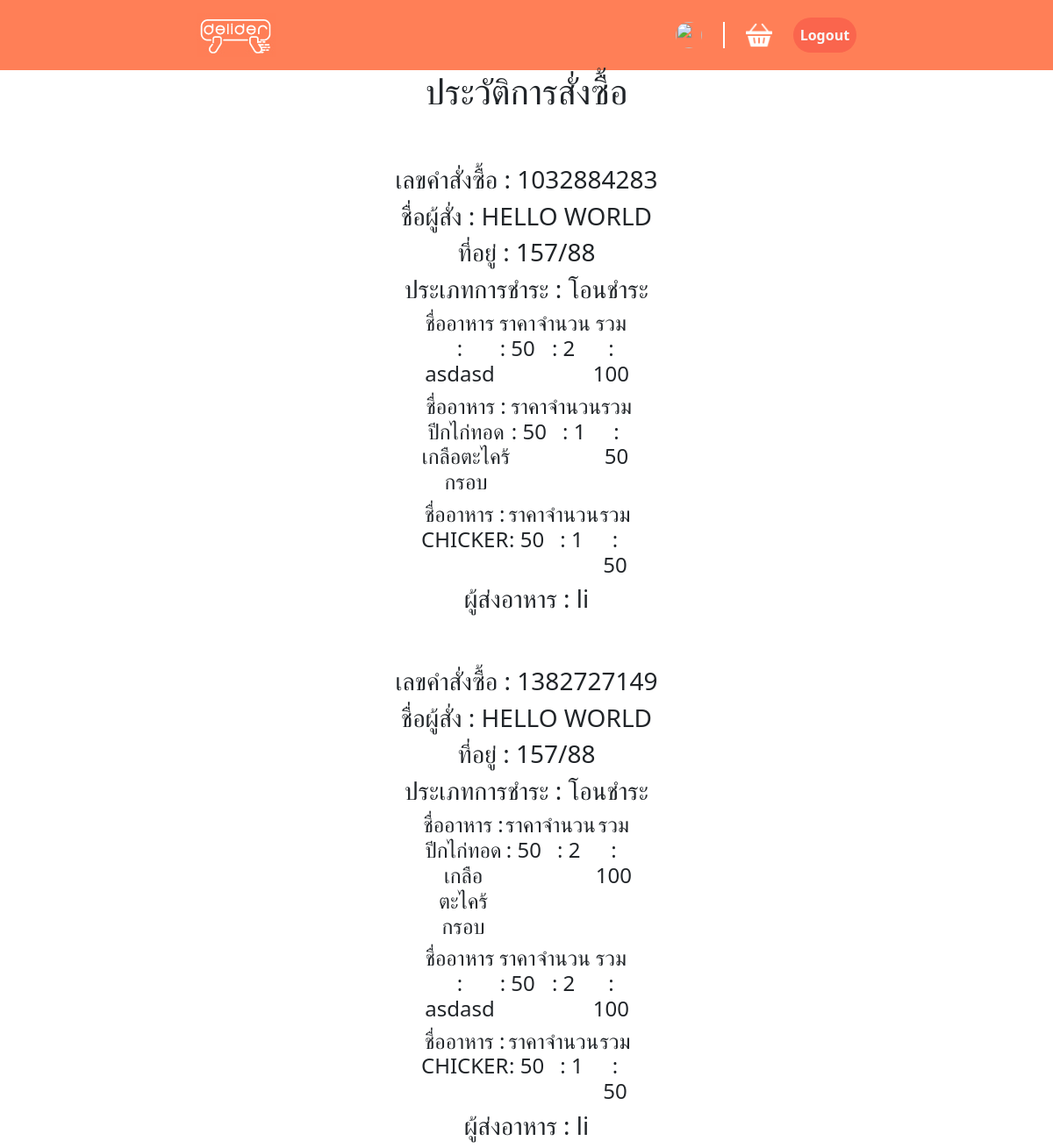
Page /history.php (signed in) on the committed database.
### tables this page shows
CREATE TABLE `orders` (
  `id` int(11) NOT NULL,
  `c_id` text NOT NULL,
  `rest_id` text NOT NULL,
  `d_id` text DEFAULT NULL,
  `foodname` text NOT NULL,
  `price` int(11) NOT NULL,
  `amount` int(11) NOT NULL,
  `date` text NOT NULL,
  `status` tinyint(1) NOT NULL DEFAULT 0,
  `payment_method` text NOT NULL,
  `payment_number` text NOT NULL
);

### db/connect.php (called while the page is built)
<?php
function db($qr) {
    $server = "localhost";
    $username = "root";
    $password = "";
    $database = "esan6";
    $conn = new mysqli($server,$username,$password,$database);
    return $conn->query($qr);
}
?>

### history.php (the view, shortened to what this page needs)
<!DOCTYPE html>
<html lang="en">
<head>
</head>
<body>
    <?php include('component/header.php'); ?>
    <center>
<h1>ประวัติการสั่งซื้อ</h1>
    </center>
    <center>
    <div>
<?php $his = db('SELECT orders.payment_number,orders.d_id,customer.fullname,customer.address,orders.payment_method FROM orders INNER JOIN
 customer ON orders.c_id=customer.id AND status=true AND c_id='.$_SESSION['id'].' GROUP BY orders.payment_number;');
 if ($his->num_rows > 0) {
    foreach ($his as $data) { ?>
<div style="margin-top:5%;">
        <h3>เลขคำสั่งซื้อ : <?php echo $data['payment_number'] ?></h3>
        <h3>ชื่อผู้สั่ง : <?php echo $data['fullname'] ?></h3>
        <h3>ที่อยู่ : <?php echo $data['address'] ?></h3>
        <h3>ประเภทการชำระ : <?php echo $data['payment_method'] ?></h3>
        <div>
            <?php $detail = db('SELECT * FROM orders WHERE payment_number='.$data['payment_number'].';');
            foreach ($detail as $de) { ?>
                <div style="display:flex;justify-content:space-around;max-width:20%;">
                    <h4>ชื่ออาหาร : <?php echo $de['foodname'] ?></h4>
                    <h4>ราคา : <?php echo $de['price'] ?></h4>
                    <h4>จำนวน : <?php echo $de['amount'] ?></h4>
                    <h4>รวม : <?php echo $de['amount'] * $de['price'] ?></h4>
                </div>
            <?php } ?>
        </div>
    </div>
    <h3>ผู้ส่งอาหาร : <?php echo db('SELECT * FROM delivery WHERE id='.$data['d_id'].';')->fetch_assoc()['fullname']; ?></h3>
    <?php }
 } ?>
    </div>
    </center>
</body>
</html>

### rows in the picture
orders: foodname "asdasd", price "50", amount "2", $de['amount'] * $de['price'] "100"
orders: foodname "ปีกไก่ทอดเกลือตะไคร้กรอบ", price "50", amount "1", $de['amount']*$de['price'] "50"
orders: foodname "CHICKER", price "50", amount "1", $de['amount']*$de['price'] "50"
orders: foodname "ปีกไก่ทอดเกลือตะไคร้กรอบ", price "50", amount "2", $de['amount'] * $de['price'] "100"
orders: foodname "asdasd", price "50", amount "2", $de['amount'] * $de['price'] "100"
orders: foodname "CHICKER", price "50", amount "1", $de['amount']*$de['price'] "50"

### other values in the picture
$data['payment_number'] "1032884283"
$data['fullname'] "HELLO WORLD"
$data['address'] "157/88"
$data['payment_method'] "โอนชำระ"
$data['payment_number'] "1382727149"
